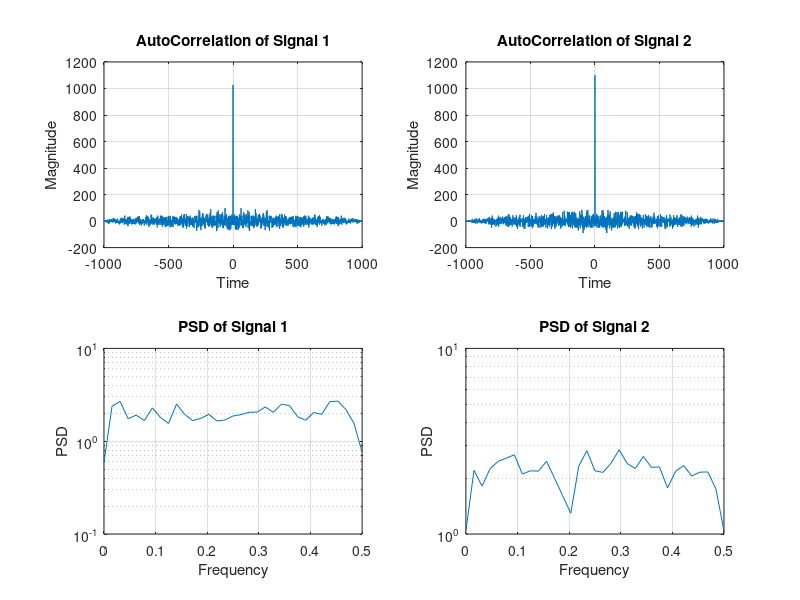

This chart was generated by the following MATLAB code: (Note: this script raises an error after producing the figure.)
%experiment 1a
clc;

signal_length=1000;
signal_1=randn(1,signal_length);
signal_2=randn(1,signal_length);

autocorr_result1=xcorr(signal_1,signal_1);
autocorr_result2=xcorr(signal_2,signal_2);

lags=-(signal_length-1):(signal_length-1);

figure;

subplot(2,2,1);
plot(lags,autocorr_result1);
title('AutoCorrelation of Signal 1');
xlabel('Time');
ylabel('Magnitude');
grid on;

subplot(2,2,2);
plot(lags,autocorr_result2);
title('AutoCorrelation of Signal 2');
xlabel('Time');
ylabel('Magnitude');
grid on;

subplot(2,2,3);
[psd1,frequencies1]=pwelch(signal_1);
semilogy(frequencies1,psd1);
title('PSD of Signal 1');
xlabel('Frequency');
ylabel('PSD');
grid on;

subplot(2,2,4);
[psd2,frequencies2]=pwelch(signal_2);
semilogy(frequencies2,psd2);
title('PSD of Signal 2');
xlabel('Frequency');
ylabel('PSD');
grid on;

%experiment 1b
% Set seed for reproducibility
rng(42);

% Parameters
Fs = 1000;          % Sampling frequency (Hz)
T = 1/Fs;           % Sampling period
t = 0:T:1-T;        % Time vector

% Lowpass random process
lowpass_cutoff = 50;  % Cutoff frequency for lowpass filter (Hz)
lowpass_signal = randn(size(t));
lowpass_signal = lowpass_signal - mean(lowpass_signal);  % Remove DC component
lowpass_signal = lowpass(lowpass_signal, lowpass_cutoff, Fs);

% Bandpass random process
bandpass_center = 200;   % Center frequency for bandpass filter (Hz)
bandpass_bandwidth = 50; % Bandwidth for bandpass filter (Hz)
bandpass_signal = randn(size(t));
bandpass_signal = bandpass_signal - mean(bandpass_signal);  % Remove DC component
bandpass_signal = bandpass(bandpass_signal, [bandpass_center-bandpass_bandwidth/2, bandpass_center+bandpass_bandwidth/2], Fs);

% Plot lowpass random process
figure(1);
subplot(4, 1, 1);
plot(t, lowpass_signal);
title('Lowpass Random Process');
xlabel('Time (s)');
ylabel('Amplitude');
grid on;

% Plo t bandpass random process
subplot(4, 1, 2);
plot(t, bandpass_signal);
title('Bandpass Random Process');
xlabel('Time (s)');
ylabel('Amplitude');
grid on
[psd,freq]=pwelch(lowpass_signal,[],[],[],1)
subplot(4,1,3)
plot(freq,psd)
[psd,freq]=pwelch(bandpass_signal,[],[],[],1)
subplot(4,1,4)
plot(freq,psd)
